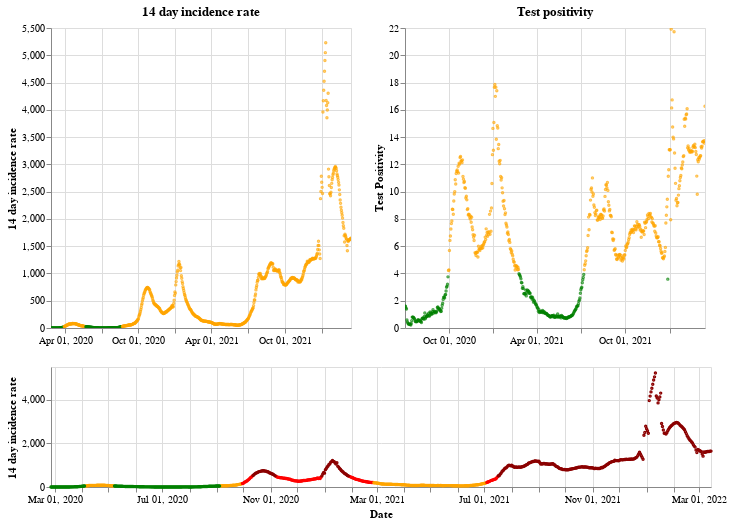

The notebook cell saved with this chart:
### Markdown cell above
## Northern Ireland

### Code cell
plot_traffic_light('Northern Ireland')

### Figure 1 — Vega-Lite specification as saved in the notebook (floating-point values rounded to 4 significant figures; data arrays with more than 128 entries replaced by an {"elided": "..."} marker saying what was removed)
{"config": {"view": {"continuousWidth": 400, "continuousHeight": 300}}, "vconcat": [{"hconcat": [{"mark": {"type": "point", "size": 2}, "encoding": {"color": {"condition": {"value": "green", "test": "(datum.twoWeeklyCasesRate <= 25)"}, "value": "orange"}, "tooltip": [{"type": "nominal", "field": "areaName"}, {"type": "temporal", "field": "date"}, {"type": "quantitative", "field": "twoWeeklyCasesRate"}, {"type": "quantitative", "field": "testPositivity"}], "x": {"type": "temporal", "axis": {"title": ""}, "field": "date", "scale": {"domain": {"selection": "DateBrush"}}, "timeUnit": "yearmonthdate"}, "y": {"type": "quantitative", "axis": {"title": "14 day incidence rate"}, "field": "twoWeeklyCasesRate"}}, "title": "14 day incidence rate", "width": 300}, {"mark": {"type": "point", "size": 2}, "encoding": {"color": {"condition": {"value": "green", "test": "(datum.testPositivity <= 4)"}, "value": "orange"}, "tooltip": [{"type": "nominal", "field": "areaName"}, {"type": "temporal", "field": "date"}, {"type": "quantitative", "field": "twoWeeklyCasesRate"}, {"type": "quantitative", "field": "testPositivity"}], "x": {"type": "temporal", "axis": {"title": ""}, "field": "date", "scale": {"domain": {"selection": "DateBrush"}}, "timeUnit": "yearmonthdate"}, "y": {"type": "quantitative", "axis": {"title": "Test Positivity"}, "field": "testPositivity"}}, "title": "Test positivity", "width": 300}]}, {"layer": [{"mark": {"type": "point", "size": 2}, "encoding": {"color": {"condition": {"value": "orange", "test": "(((datum.testPositivity < 4) && (datum.twoWeeklyCasesRate >= 50)) && (datum.twoWeeklyCasesRate < 200))"}, "value": "red"}, "opacity": {"condition": {"value": 1, "test": "((datum.twoWeeklyCasesRate >= 50) && (datum.twoWeeklyCasesRate < 500))"}, "value": 0}, "tooltip": [{"type": "nominal", "field": "areaName"}, {"type": "temporal", "field": "date"}, {"type": "quantitative", "field": "twoWeeklyCasesRate"}, {"type": "quantitative", "field": "testPositivity"}], "x": {"type": "temporal", "axis": {"title": "Date"}, "field": "date", "timeUnit": "yearmonthdate"}, "y": {"type": "quantitative", "axis": {"title": "14 day incidence rate"}, "field": "twoWeeklyCasesRate"}}, "selection": {"DateBrush": {"type": "interval", "encodings": ["x"], "fields": ["Time"]}}}, {"mark": {"type": "point", "size": 2}, "encoding": {"color": {"value": "darkred"}, "opacity": {"condition": {"value": 1, "test": "(datum.twoWeeklyCasesRate >= 500)"}, "value": 0}, "tooltip": [{"type": "nominal", "field": "areaName"}, {"type": "temporal", "field": "date"}, {"type": "quantitative", "field": "twoWeeklyCasesRate"}, {"type": "quantitative", "field": "testPositivity"}], "x": {"type": "temporal", "axis": {"title": "Date"}, "field": "date", "timeUnit": "yearmonthdate"}, "y": {"type": "quantitative", "axis": {"title": "14 day incidence rate"}, "field": "twoWeeklyCasesRate"}}}, {"mark": {"type": "point", "size": 2}, "encoding": {"color": {"condition": {"value": "green", "test": "((datum.testPositivity < 4) && (datum.twoWeeklyCasesRate < 50))"}, "value": "orange"}, "opacity": {"condition": {"value": 1, "test": "(datum.twoWeeklyCasesRate < 50)"}, "value": 0}, "tooltip": [{"type": "nominal", "field": "areaName"}, {"type": "temporal", "field": "date"}, {"type": "quantitative", "field": "twoWeeklyCasesRate"}, {"type": "quantitative", "field": "testPositivity"}], "x": {"type": "temporal", "axis": {"title": "Date"}, "field": "date", "timeUnit": "yearmonthdate"}, "y": {"type": "quantitative", "axis": {"title": "14 day incidence rate"}, "field": "twoWeeklyCasesRate"}}}], "height": 120, "width": 660}], "data": {"name": "data-8f20537b31829cb1334ab48c7c5518a3"}, "$schema": "https://vega.github.io/schema/vega-lite/v4.8.1.json", "datasets": {"data-8f20537b31829cb1334ab48c7c5518a3": {"elided": "749 records"}}}
